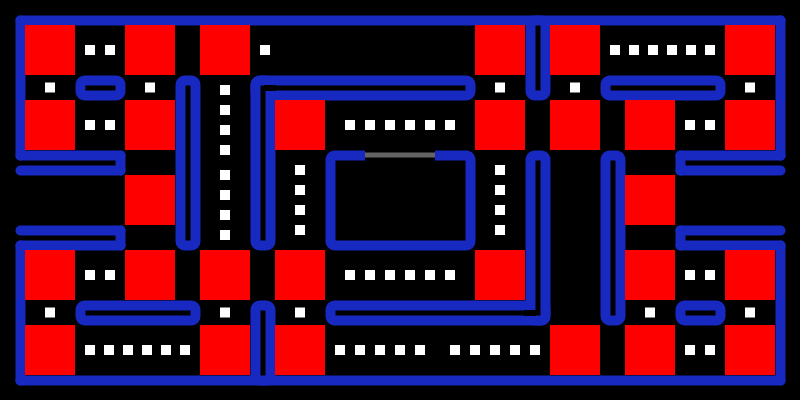
Frame 1 (no input)
Frame 60 (the mouse pressed at the canvas centre just before this capture): identical to frame 1, image omitted
Frame 120 (the mouse held since frame 60 and released just before this capture): identical to frame 1, image omitted

The Processing sketch that drew this single still picture (run headless with seeded random() and noise(); from frame 60 on, the mouse is pressed at the canvas centre):

// Processing sketch: pacman_test
// ── pacman_test.pde
void setup() {
  size(800, 400);

  background(0);
  fill(0);
  stroke(23, 41, 193);
  strokeWeight(10);

  // Obstacles
  line(20, 170, 120, 170);
  line(120, 170, 120, 155);
  line(120, 155, 20, 155);
  line(20, 155, 20, 20);
  line(20, 20, 780, 20);
  line(780, 20, 780, 155);
  line(780, 155, 680, 155);
  line(680, 155, 680, 170);
  line(680, 170, 780, 170);

  line(780, 230, 680, 230);
  line(680, 230, 680, 245);
  line(680, 245, 780, 245);
  line(780, 245, 780, 380);
  line(780, 380, 20, 380);
  line(20, 380, 20, 245);
  line(20, 245, 120, 245);
  line(120, 245, 120, 230);
  line(120, 230, 20, 230);

  rect(80, 80, 40, 15, 5);
  rect(680, 305, 40, 15, 5);

  rect(80, 305, 115, 15, 5);
  rect(720, 80, -115, 15, 5);


  rect(180, 80, 15, 165, 5);
  rect(620, 320, -15, -165, 5);

  rect(255, 380, 15, -75, 5);
  rect(545, 20, -15, 75, 5);

  rect(330, 305, 215, 15, 5);
  rect(545, 320, -15, -165, 5);

  rect(255, 80, 215, 15, 5);
  rect(255, 80, 15, 165, 5);


  rect(330, 245, 140, -90, 5);

  fill(255, 0, 0);
  noStroke();
  rectMode(CENTER);

  // Intersections
  rect(50, 125, 50, 50);
  rect(50, 50, 50, 50);
  rect(50, 350, 50, 50);
  rect(50, 275, 50, 50);
  rect(150, 125, 50, 50);
  rect(150, 50, 50, 50);
  rect(750, 125, 50, 50);
  rect(750, 50, 50, 50);
  rect(750, 350, 50, 50);
  rect(750, 275, 50, 50);
  rect(650, 350, 50, 50);
  rect(650, 275, 50, 50);
  rect(150, 200, 50, 50);
  rect(650, 200, 50, 50);
  rect(650, 125, 50, 50);
  rect(150, 275, 50, 50);
  rect(225, 350, 50, 50);
  rect(225, 275, 50, 50);
  rect(575, 125, 50, 50);
  rect(575, 50, 50, 50);

  rect(300, 350, 50, 50);
  rect(300, 275, 50, 50);
  rect(500, 125, 50, 50);
  rect(500, 50, 50, 50);

  rect(500, 275, 50, 50);
  rect(300, 125, 50, 50);
  rect(575, 350, 50, 50);
  rect(225, 50, 50, 50);

  rectMode(CORNER);
  fill(0);
  noStroke();
  rect(536, 310, -12, 6);
  rect(276, 85, -12, 6);
  rectMode(CENTER);
  rect(400, 160, 70, 20);
  fill(100);
  rect(400, 155, 70, 5);

  noStroke();
  fill(255);
  rectMode(CENTER);


  square(90, 125, 10);
  square(110, 125, 10);
  square(90, 50, 10);
  square(110, 50, 10);
  square(150, 87.5, 10);
  square(50, 87.5, 10);

  square(690, 275, 10);
  square(710, 275, 10);
  square(690, 350, 10);
  square(710, 350, 10);
  square(650, 312.5, 10);
  square(750, 312.5, 10);

  square(500, 87.5, 10);
  square(575, 87.5, 10);
  square(750, 87.5, 10);

  square(50, 312.5, 10);
  square(225, 312.5, 10);
  square(300, 312.5, 10);

  square(90, 275, 10);
  square(110, 275, 10);
  square(690, 125, 10);
  square(710, 125, 10);

  square(500, 170, 10);
  square(500, 190, 10);
  square(500, 210, 10);
  square(500, 230, 10);

  square(300, 170, 10);
  square(300, 190, 10);
  square(300, 210, 10);
  square(300, 230, 10);


  square(350, 275, 10);
  square(370, 275, 10);
  square(390, 275, 10);
  square(410, 275, 10);
  square(430, 275, 10);
  square(450, 275, 10);

  square(350, 125, 10);
  square(370, 125, 10);
  square(390, 125, 10);
  square(410, 125, 10);
  square(430, 125, 10);
  square(450, 125, 10);

  square(90, 350, 10);
  square(109, 350, 10);
  square(128, 350, 10);
  square(147, 350, 10);
  square(166, 350, 10);
  square(185, 350, 10);

  square(615, 50, 10);
  square(634, 50, 10);
  square(653, 50, 10);
  square(672, 50, 10);
  square(691, 50, 10);
  square(710, 50, 10);

  square(340, 350, 10);
  square(360, 350, 10);
  square(380, 350, 10);
  square(400, 350, 10);
  square(420, 350, 10);
  square(455, 350, 10);
  square(475, 350, 10);
  square(495, 350, 10);
  square(515, 350, 10);
  square(535, 350, 10);

  square(265, 50, 10);
  square(360, 350, 10);
  square(380, 350, 10);
  square(400, 350, 10);
  square(420, 350, 10);
  square(455, 350, 10);
  square(475, 350, 10);
  square(495, 350, 10);
  square(515, 350, 10);
  square(535, 350, 10);



  square(225, 90, 10);
  square(225, 110, 10);
  square(225, 130, 10);
  square(225, 150, 10);
  square(225, 175, 10);
  square(225, 195, 10);
  square(225, 215, 10);
  square(225, 235, 10);


}

void draw() {
}

void mousePressed() {
  println(mouseX, mouseY);
  stroke(255);
  strokeWeight(5);
  point(mouseX, mouseY);
}
